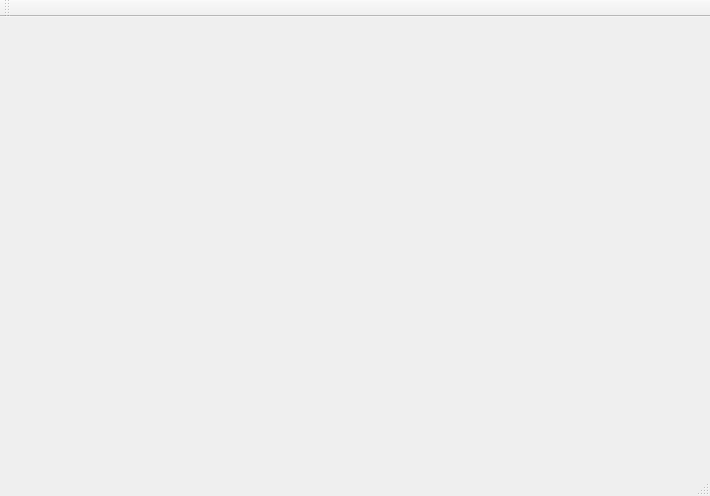
<?xml version="1.0" encoding="UTF-8"?>
<ui version="4.0">
 <class>MinesweeperClass</class>
 <widget class="QMainWindow" name="MinesweeperClass">
  <property name="geometry">
   <rect>
    <x>0</x>
    <y>0</y>
    <width>710</width>
    <height>496</height>
   </rect>
  </property>
  <property name="windowTitle">
   <string>Minesweeper</string>
  </property>
  <widget class="QWidget" name="centralWidget">
   <layout class="QGridLayout" name="gridLayout">
    <item row="0" column="0">
     <widget class="QStackedWidget" name="stackedWidget">
      <property name="styleSheet">
       <string notr="true"/>
      </property>
      <property name="currentIndex">
       <number>1</number>
      </property>
      <widget class="QWidget" name="homePage">
       <layout class="QGridLayout" name="gridLayout_2">
        <item row="0" column="0">
         <widget class="QPushButton" name="pushButton">
          <property name="sizePolicy">
           <sizepolicy hsizetype="Preferred" vsizetype="Preferred">
            <horstretch>0</horstretch>
            <verstretch>0</verstretch>
           </sizepolicy>
          </property>
          <property name="text">
           <string>1</string>
          </property>
         </widget>
        </item>
        <item row="0" column="1">
         <widget class="QPushButton" name="pushButton_2">
          <property name="sizePolicy">
           <sizepolicy hsizetype="Preferred" vsizetype="Preferred">
            <horstretch>0</horstretch>
            <verstretch>0</verstretch>
           </sizepolicy>
          </property>
          <property name="text">
           <string>2</string>
          </property>
         </widget>
        </item>
        <item row="1" column="0">
         <widget class="QPushButton" name="pushButton_3">
          <property name="sizePolicy">
           <sizepolicy hsizetype="Preferred" vsizetype="Preferred">
            <horstretch>0</horstretch>
            <verstretch>0</verstretch>
           </sizepolicy>
          </property>
          <property name="text">
           <string>3</string>
          </property>
         </widget>
        </item>
        <item row="1" column="1">
         <widget class="QPushButton" name="pushButton_4">
          <property name="sizePolicy">
           <sizepolicy hsizetype="Preferred" vsizetype="Preferred">
            <horstretch>0</horstretch>
            <verstretch>0</verstretch>
           </sizepolicy>
          </property>
          <property name="text">
           <string>4</string>
          </property>
         </widget>
        </item>
       </layout>
      </widget>
      <widget class="GamePanel" name="gamePage">
       <property name="styleSheet">
        <string notr="true"/>
       </property>
       <layout class="QHBoxLayout" name="horizontalLayout" stretch=""/>
      </widget>
     </widget>
    </item>
   </layout>
  </widget>
  <widget class="QMenuBar" name="menuBar">
   <property name="geometry">
    <rect>
     <x>0</x>
     <y>0</y>
     <width>710</width>
     <height>23</height>
    </rect>
   </property>
  </widget>
  <widget class="QToolBar" name="mainToolBar">
   <attribute name="toolBarArea">
    <enum>TopToolBarArea</enum>
   </attribute>
   <attribute name="toolBarBreak">
    <bool>false</bool>
   </attribute>
  </widget>
  <widget class="QStatusBar" name="statusBar"/>
 </widget>
 <layoutdefault spacing="6" margin="11"/>
 <customwidgets>
  <customwidget>
   <class>GamePanel</class>
   <extends>QWidget</extends>
   <header location="global">gamepanel.h</header>
   <container>1</container>
  </customwidget>
 </customwidgets>
 <resources>
  <include location="Minesweeper.qrc"/>
 </resources>
 <connections/>
</ui>
